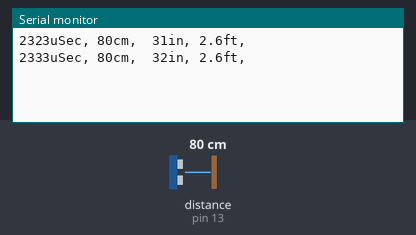
The program below on a simulated Arduino Uno, built with avr-gcc and run on an emulated ATmega328P. Parts: the last lines printed to the serial monitor. Wiring (inferred from the names in the program): ultrasonic range finder: trigger pin 12; echo pin 13. The test bench sets the inputs (shaded band); at power-on: distance to the obstacle (sensor on pin 13) 80 cm. The echo pulse lasts 58.3 µs per cm.

Above: at 1.8 s.
1.9 s: distance to the obstacle (sensor on pin 13) set to 2 cm
At 2.8 s:
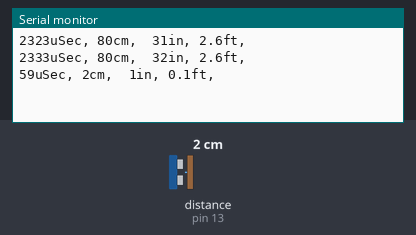
3.4 s: distance to the obstacle (sensor on pin 13) set to 4 cm
At 4.6 s:
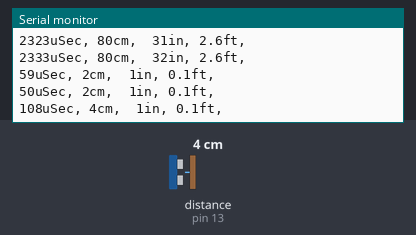
Timing chart, 0 to 6.4 s (numbered marks = the images above; inputs shaded):
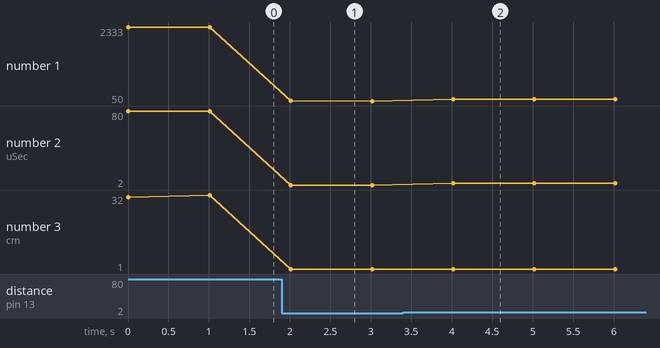

The program:

main.cpp
```cpp
#include <Arduino.h>
const int TRIG_PIN = 12;
const int ECHO_PIN = 13;
float temp_In_C = 20.0;  // Can enter actual air temp here for maximum accuracy
float speed_Of_Sound;          // Calculated speed of sound based on air temp
float distance_Per_uSec;      // Distance sound travels in one microsecond

//===============================================================================
//  Initialization
//===============================================================================
void setup() {
    pinMode(TRIG_PIN,OUTPUT);
    pinMode(ECHO_PIN,INPUT);
    // Formula to calculate speed of sound in meters/sec based on temp
    speed_Of_Sound = 331.1 +(0.606 * temp_In_C);
    // Calculate the distance that sound travels in one microsecond in centimeters
    distance_Per_uSec = speed_Of_Sound / 10000.0;
    Serial.begin(9600);
}
//===============================================================================
//  Main
//===============================================================================
void loop() {
    double duration, distanceCm, distanceIn, distanceFt;

    digitalWrite(TRIG_PIN, HIGH);       // Set trigger pin HIGH
    delayMicroseconds(20);              // Hold pin HIGH for 20 uSec
    digitalWrite(TRIG_PIN, LOW);        // Return trigger pin back to LOW again.
    duration = pulseIn(ECHO_PIN,HIGH);  // Measure time in uSec for echo to come back.

    // convert the time data into a distance in centimeters, inches and feet
    duration = duration / 2.0;  // Divide echo time by 2 to get time in one direction
    distanceCm = duration * distance_Per_uSec;
    distanceIn = distanceCm / 2.54;
    distanceFt = distanceIn / 12.0;

    if (distanceCm <= 0){
        Serial.println("Out of range");
    }
    else {
        Serial.print(duration, 0);
        Serial.print("uSec, ");
        Serial.print(distanceCm, 0);
        Serial.print("cm,  ");
        Serial.print(distanceIn,0);
        Serial.print("in, ");
        Serial.print(distanceFt,1);
        Serial.print("ft, ");
        Serial.println();
    }
    delay(1000);  // Delay between readings
}
```

Measured:
- after the input at 1.9 s, the serial monitor: prints a new line after 0.11 s (image 1)
- after the input at 3.4 s, the serial monitor: prints a new line after 0.62 s (image 2)
- plotted number 1: 2333 → 50 after the input at 1.9 s, 50 → 108 after the input at 3.4 s
- plotted number 2: 80 → 2 after the input at 1.9 s, 2 → 4 after the input at 3.4 s
- plotted number 3: 32 → 1 after the input at 1.9 s
